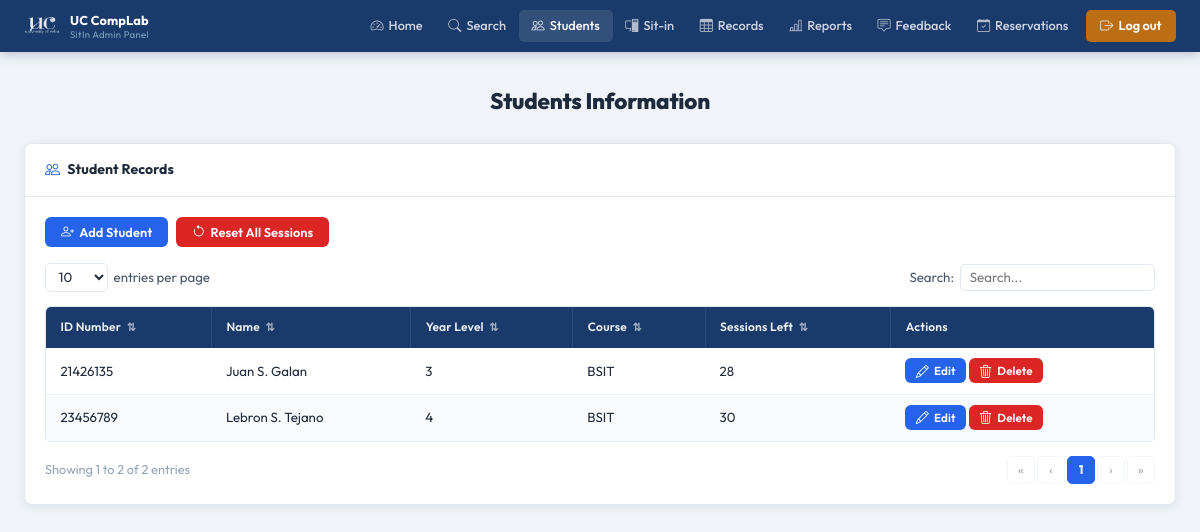
Before: /pages/admin/students.php (signed in) with the older database file.
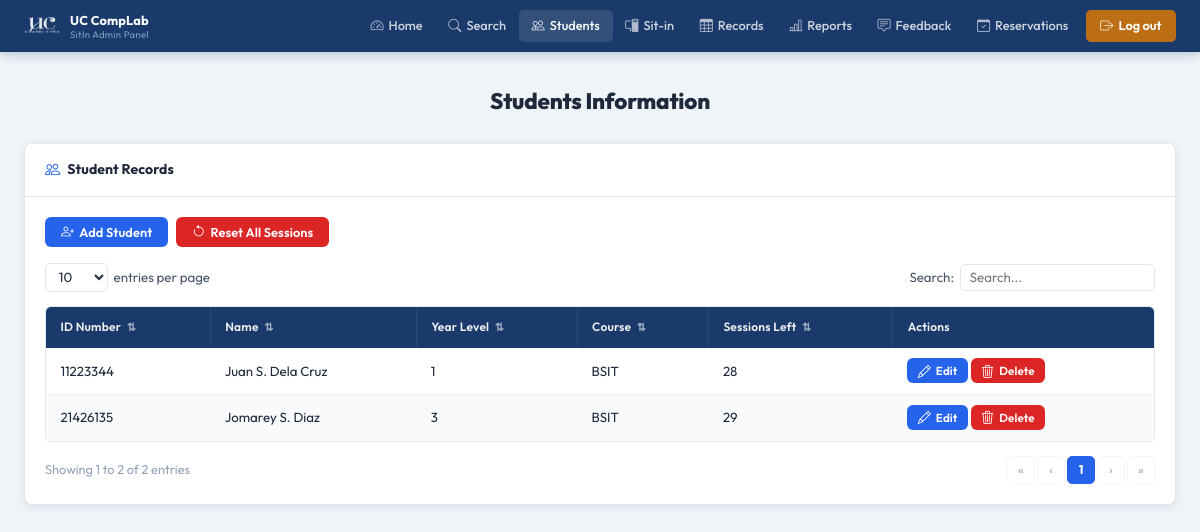
After: the same page with the newer database file.
### tables this page shows
CREATE TABLE users (
            id                 INTEGER PRIMARY KEY AUTOINCREMENT,
            first_name         TEXT    NOT NULL,
            last_name          TEXT    NOT NULL,
            middle_name        TEXT,
            student_id         TEXT    UNIQUE NOT NULL,
            course             TEXT    NOT NULL,
            course_level       INTEGER NOT NULL,
            email              TEXT    UNIQUE NOT NULL,
            address            TEXT    NOT NULL,
            password           TEXT    NOT NULL,
            remaining_sessions INTEGER DEFAULT 30,
            created_at         DATETIME DEFAULT CURRENT_TIMESTAMP
        , profile_picture TEXT);

### pages/admin/students.php (the view, shortened to what this page needs)
<?php
$base = '../../';
$db = getDB();
$search = trim($_GET['q'] ?? '');
if ($search) {
    $s = $db->prepare("
        SELECT * FROM users
        WHERE first_name LIKE ? OR last_name LIKE ? OR student_id LIKE ? OR course LIKE ? OR email LIKE ?
        ORDER BY student_id ASC
    ");
    $s->execute(array_fill(0, 5, "%{$search}%"));
} else {
    $s = $db->query("SELECT * FROM users ORDER BY student_id ASC");
}
$students = $s->fetchAll();
?>
<!DOCTYPE html>
<html lang="en">
<head>
  <link rel="stylesheet" href="<?= $base ?>assets/css/admin.css"/>
  <link rel="stylesheet" href="https://cdn.jsdelivr.net/npm/bootstrap-icons@1.11.3/font/bootstrap-icons.css"/>
</head>
<body>
<?php require_once __DIR__ . '/../../includes/admin-navbar.php'; ?>
<div class="admin-page">
  <div class="admin-inner">
    <h1 class="a-page-title">Students Information</h1>
    <div class="a-card">
      <div class="a-card-header">
        <i class="bi bi-people"></i> Student Records
      </div>
      <div class="a-card-body">
        <div style="display:flex; gap:0.5rem; margin-bottom:1rem; flex-wrap:wrap;">
          <button class="a-btn a-btn-primary" data-open-modal="addStudentModal">
            <i class="bi bi-person-plus"></i> Add Student
          </button>
          <form method="POST" style="display:inline;"
                onsubmit="return confirm('Reset ALL students to 30 sessions?')">
            <button type="submit" class="a-btn a-btn-red">
              <i class="bi bi-arrow-counterclockwise"></i> Reset All Sessions
            </button>
          </form>
        </div>
        <div class="a-table-controls">
          <div class="a-entries-wrap">
            <select id="stuSelect" class="a-entries-select">
              <option>10</option><option>25</option><option>50</option><option>100</option>
            </select>
            <span>entries per page</span>
          </div>
          <div class="a-search-wrap">
            <label>Search:</label>
            <input type="text" id="stuSearch" class="a-search-box"
                   value="<?= htmlspecialchars($search) ?>" placeholder="Search..." />
          </div>
        </div>
        <div class="a-table-wrap">
          <table class="a-table" id="stuTable">
            <thead>
              <tr>
                <th class="a-sortable" data-col="0">ID Number <span class="a-sort-icon">⇅</span></th>
                <th class="a-sortable" data-col="1">Name <span class="a-sort-icon">⇅</span></th>
                <th class="a-sortable" data-col="2">Year Level <span class="a-sort-icon">⇅</span></th>
                <th class="a-sortable" data-col="3">Course <span class="a-sort-icon">⇅</span></th>
                <th class="a-sortable" data-col="4">Sessions Left <span class="a-sort-icon">⇅</span></th>
                <th>Actions</th>
              </tr>
            </thead>
            <tbody id="stuBody">
              <?php if (empty($students)): ?>
                <tr class="a-table-empty"><td colspan="6">No students found.</td></tr>
              <?php else: ?>
                <?php foreach ($students as $s): ?>
                  <tr class="a-data-row">
                    <td><?= htmlspecialchars($s['student_id']) ?></td>
                    <td><?= htmlspecialchars(
                          $s['first_name'] . ' ' .
                          ($s['middle_name'] ? $s['middle_name'][0] . '. ' : '') .
                          $s['last_name']
                        ) ?></td>
                    <td><?= (int)$s['course_level'] ?></td>
                    <td><?= htmlspecialchars($s['course']) ?></td>
                    <td><?= (int)($s['remaining_sessions'] ?? 30) ?></td>
                    <td>
                      <button class="a-btn a-btn-primary a-btn-sm"
                              onclick="openEdit(<?= htmlspecialchars(json_encode($s)) ?>)">
                        <i class="bi bi-pencil"></i> Edit
                      </button>
                      <form method="POST" style="display:inline;"
                            onsubmit="return confirm('Delete this student?')">
                        <button type="submit" class="a-btn a-btn-red a-btn-sm">
                          <i class="bi bi-trash3"></i> Delete
                        </button>
                      </form>
                    </td>
                  </tr>
                <?php endforeach; ?>
              <?php endif; ?>
            </tbody>
          </table>
        </div>
        <div class="a-table-footer">
          <div class="a-table-info" id="stuInfo"></div>
          <div class="a-pagination"  id="stuPag"></div>
        </div>
      </div>
    </div>
  </div>
</div>
</body>
</html>

Changed rows visible on the page:
removed users: student "21426135", first_name+middle_name+last_name "Juan S. Galan", course_level "3", course "BSIT", remaining_sessions "28"
removed users: student "23456789", first_name+middle_name+last_name "Lebron S. Tejano", course_level "4", course "BSIT", remaining_sessions "30"
added users: student "11223344", first_name+middle_name+last_name "Juan S. Dela Cruz", course_level "1", course "BSIT", remaining_sessions "28"
added users: student "21426135", first_name+middle_name+last_name "Jomarey S. Diaz", course_level "3", course "BSIT", remaining_sessions "29"
